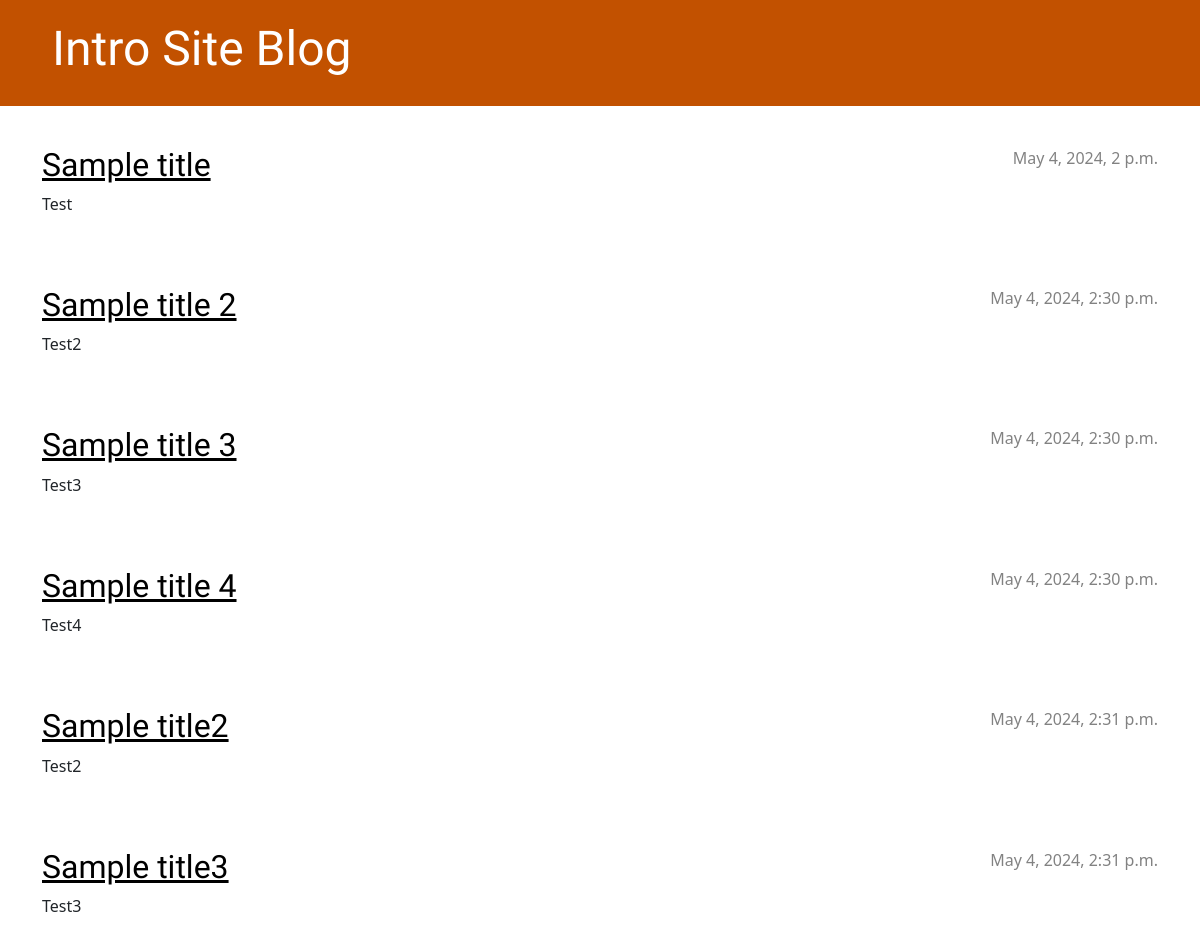
The page / on the database its author committed.
### blog/models.py (models this page shows, shortened)
class Post(models.Model):
    author = models.ForeignKey(settings.AUTH_USER_MODEL, on_delete=models.CASCADE)
    title = models.CharField(max_length=200)
    text = models.TextField()
    created_date = models.DateTimeField(default=timezone.now)
    published_date = models.DateTimeField(blank=True, null=True)

### blog/views.py (the view)
# urls.py: path('', views.post_list, name='post_list'),
def post_list(request):
    posts = Post.objects.filter(published_date__lte=timezone.now()).order_by('published_date')
    return render(request, 'blog/post_list.html', {'posts': posts})

### blog/templates/blog/post_list.html
{% extends 'blog/base.html' %}
{% block content %}
    {% for post in posts %}
        <article class="post">
            <time class="date">
                {{ post.published_date }}
            </time>
            <h2><a href="">{{ post.title }}</a></h2>
            <p>{{ post.text|linebreaksbr }}</p>
        </article>
    {% endfor %}
{% endblock %}

### blog/templates/blog/base.html (shortened to what this page needs)
{% load static %}
<!DOCTYPE html>
<html>
    <head>
        <link rel="stylesheet" href="https://cdn.jsdelivr.net/npm/bootstrap@5.1.3/dist/css/bootstrap.min.css">
        <link rel="stylesheet" href="{% static 'css/blog.css' %}">
    </head>
    <body>
        <header class="page-header">
          <div class="container">
              <h1><a href="/">Intro Site Blog</a></h1>
          </div>
        </header>
        <main class="container">
            <div class="row">
                <div class="col">
                {% block content %}
                {% endblock %}
                </div>
            </div>
        </main>
    </body>
</html>

### blog/static/css/blog.css (style rules this page uses)
.page-header { background-color: #C25100; margin-top: 0; margin-bottom: 40px; padding: 20px 20px 20px 40px; }
.page-header h1, .page-header h1 a, .page-header h1 a:visited, .page-header h1 a:active { color: #ffffff; font-size: 36pt; text-decoration: none; }
h1, h2, h3, h4 { font-family: 'Lobster', cursive; }
.date { color: #828282; }
.post { margin-bottom: 70px; }
.post h2 a, .post h2 a:visited { color: #000000; }
.post > .date, .post > .actions { float: right; }

### rows shown on the page
Post: published_date "May 4, 2024, 2 p.m.", title "Sample title", text "Test"
Post: published_date "May 4, 2024, 2:30 p.m.", title "Sample title 2", text "Test2"
Post: published_date "May 4, 2024, 2:30 p.m.", title "Sample title 3", text "Test3"
Post: published_date "May 4, 2024, 2:30 p.m.", title "Sample title 4", text "Test4"
Post: published_date "May 4, 2024, 2:31 p.m.", title "Sample title2", text "Test2"
Post: published_date "May 4, 2024, 2:31 p.m.", title "Sample title3", text "Test3"
